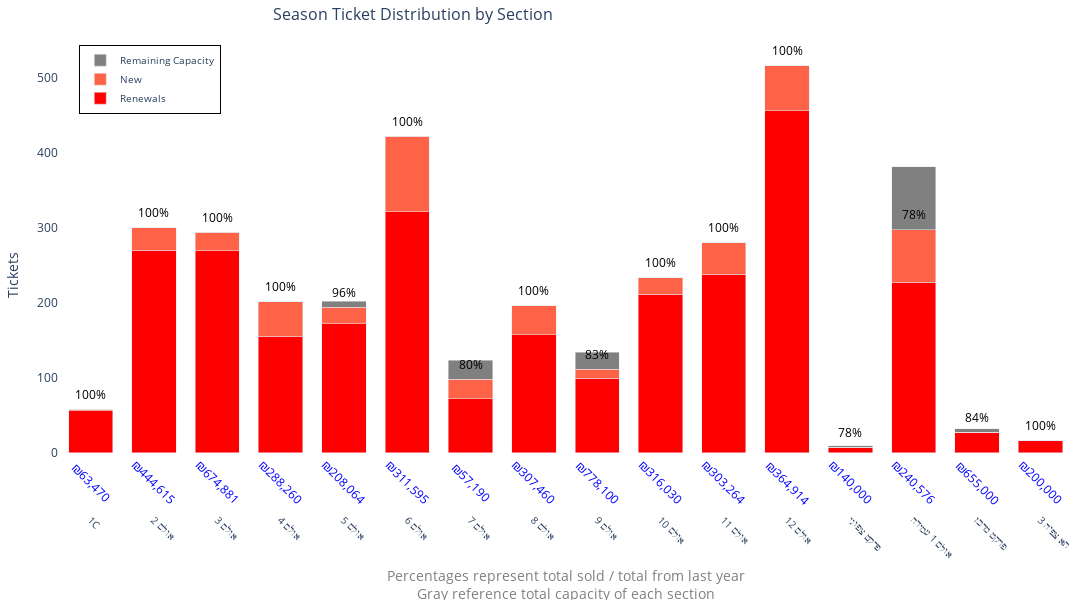

The notebook cell this image was saved under:
### Code cell
def distributed_by_area(perc, presentation_order, st_2425, area_mapper):
    # SMALL CHANGE WITHOUT GALLERIES
    perc = perc[~perc['area'].isin(['גלריה 2', 'גלריה 6', 'Gallery_12'])]
    st_2425 = st_2425[~st_2425['area'].isin(['גלריה 2', 'גלריה 6', 'Gallery_12'])]

    # Prepare last year tickets
    last_year_tickets = (
        st_2425[st_2425['price'] > 0]
        .groupby('area')
        .size()
        .reset_index(name='last_year_tickets')
    )

    # Mark renewals
    perc['is_renew'] = perc['client_number'].isin(st_2425['client_number'])

    # Mark new members
    perc['is_new'] = ~perc['is_renew']

    stats_by_Court = (
        perc.groupby('area')
            .agg(
                Season_Tickets_Renew=('is_renew', 'sum'),
                Season_Tickets_New=('is_new', 'sum'),
                Total_Price=('price', 'sum')
            )
            .reset_index()
    )

    stats_by_Court['area_velocity'] = stats_by_Court[['Season_Tickets_Renew', 'Season_Tickets_New']].sum(axis=1)
    stats_by_Court['presentation_order'] = stats_by_Court['area'].map(presentation_order)
    stats_by_Court = stats_by_Court.sort_values(by='presentation_order')

    # CHANGED FROM LEFT TO INNER JOIN
    stats_by_Court = stats_by_Court.merge(last_year_tickets, on='area', how='inner')
    stats_by_Court = stats_by_Court[stats_by_Court['area_velocity'] > 0]

    stats_by_Court['remaining_capacity'] = stats_by_Court['last_year_tickets'] - stats_by_Court['area_velocity']
    stats_by_Court['fixed_remaining_capacity'] = np.maximum(stats_by_Court['remaining_capacity'], 0)
    stats_by_Court['ratio_capacity'] = stats_by_Court['area_velocity'] / stats_by_Court['last_year_tickets']
    stats_by_Court['ratio_capacity'] = np.minimum(stats_by_Court['ratio_capacity'], 1).fillna(1)
    stats_by_Court['ratio_capacity_percent'] = (stats_by_Court['ratio_capacity'] * 100).round().fillna(0)

    stats_by_Court['total_tickets'] = stats_by_Court['area_velocity'] + stats_by_Court['fixed_remaining_capacity']

    # Map area names back to Hebrew for plot
    reverse_area_mapper = {v: k for k, v in area_mapper.items()}
    stats_by_Court['area_he'] = stats_by_Court['area'].map(reverse_area_mapper).fillna(stats_by_Court['area'])

    # Override specific values
    stats_by_Court.loc[stats_by_Court['area'] == 'Court_1S', 'area_he'] = 'אולם 1 עמידה'
    stats_by_Court.loc[stats_by_Court['area'] == 'Court_1C', 'area_he'] = '1C'

    # Hover texts
    stats_by_Court['Season_Tickets_Renew_hover_text'] = stats_by_Court.apply(lambda x: f"{x['Season_Tickets_Renew']} Tickets<br>({x['Season_Tickets_Renew']/x['total_tickets']:.2%})", axis=1)
    stats_by_Court['Season_Tickets_New_hover_text'] = stats_by_Court.apply(lambda x: f"{x['Season_Tickets_New']} Tickets<br>({x['Season_Tickets_New']/x['total_tickets']:.2%})", axis=1)
    stats_by_Court['remaining_capacity_hover_text'] = stats_by_Court.apply(lambda x: f"{x['fixed_remaining_capacity']} Tickets<br>({x['fixed_remaining_capacity']/x['total_tickets']:.2%})", axis=1)

    # Plot
    fig = go.Figure()

    fig.add_trace(go.Bar(
        x=stats_by_Court['area_he'],
        y=stats_by_Court['Season_Tickets_Renew'],
        name='Renewals',
        marker_color='red',
        hovertext=stats_by_Court['Season_Tickets_Renew_hover_text'],
        hoverinfo='text'
    ))

    fig.add_trace(go.Bar(
        x=stats_by_Court['area_he'],
        y=stats_by_Court['Season_Tickets_New'],
        name='New',
        marker_color='tomato',
        hovertext=stats_by_Court['Season_Tickets_New_hover_text'],
        hoverinfo='text'
    ))

    fig.add_trace(go.Bar(
        x=stats_by_Court['area_he'],
        y=stats_by_Court['fixed_remaining_capacity'],
        name='Remaining Capacity',
        marker_color='grey',
        base=stats_by_Court['area_velocity'],
        hovertext=stats_by_Court['remaining_capacity_hover_text'],
        hoverinfo='text'
    ))

    fig.update_layout(
        title=dict(text='Season Ticket Distribution by Section', font=dict(size=16)),
        xaxis=dict(title='', tickangle=45, title_font=dict(size=14), tickfont=dict(size=10), constrain='domain'),
        yaxis=dict(title='Tickets', title_font=dict(size=14), tickfont=dict(size=12), range=[0, None]),
        barmode='stack',
        bargap=0.3,
        legend=dict(
            x=0.02,  # near the left
            y=0.99,  # top
            bordercolor="Black",
            borderwidth=1,
            font=dict(size=10)
        ),
        margin=dict(l=20, r=20, t=40, b=80),
        width=1200,
        height=600,
        plot_bgcolor='white',
        paper_bgcolor='white',
        title_x=0.25
    )

    # % sold annotations
    for area_he, pct, y1, y2 in zip(stats_by_Court['area_he'], stats_by_Court['ratio_capacity_percent'],
                                    stats_by_Court['Season_Tickets_Renew'], stats_by_Court['Season_Tickets_New']):
        total_height = y1 + y2
        fig.add_annotation(
            x=area_he,
            y=total_height + 20,
            text=f"{int(pct)}%",
            showarrow=False,
            font=dict(size=12, color="black"),
            align='center'
        )

    # ₪ revenue annotations
    for area_he, revenue in zip(stats_by_Court['area_he'], stats_by_Court['Total_Price']):
        fig.add_annotation(
            x=area_he,
            y=0,
            text=f"₪{int(revenue):,}",
            showarrow=False,
            yshift=-30,
            font=dict(size=12, color="blue"),
            textangle=45
        )

    fig.add_annotation(
        text="Percentages represent total sold / total from last year<br>Gray reference total capacity of each section",
        xref="paper", yref="paper", x=0.5, y=-0.2,
        showarrow=False, font=dict(size=14, color="grey"), align="center"
    )

    fig.show()

    return stats_by_Court

# Example usage
distributed_by_area(perc, presentation_order, st_2425, area_mapper)

### Figure 1 — Plotly figure (JSON) as saved in the notebook; plotly's stock layout.template omitted (floating-point values rounded to 4 significant figures)
{"data": [{"hoverinfo": "text", "hovertext": ["56 Tickets<br>(96.55%)", "270 Tickets<br>(90.00%)", "269 Tickets<br>(91.50%)", "155 Tickets<br>(77.11%)", "172 Tickets<br>(85.15%)", "321 Tickets<br>(76.07%)", "72 Tickets<br>(58.54%)", "157 Tickets<br>(80.10%)", "99 Tickets<br>(73.88%)", "211 Tickets<br>(90.56%)", "238 Tickets<br>(85.00%)", "456 Tickets<br>(88.37%)", "7 Tickets<br>(77.78%)", "227 Tickets<br>(59.58%)", "27 Tickets<br>(84.38%)", "16 Tickets<br>(100.00%)"], "marker": {"color": "red"}, "name": "Renewals", "type": "bar", "x": ["1C", "אולם 2", "אולם 3", "אולם 4", "אולם 5", "אולם 6", "אולם 7", "אולם 8", "אולם 9", "אולם 10", "אולם 11", "12 אולם", "פרקט צפוני", "אולם 1 עמידה ", "פרקט מרכז", "תא צפיה 3"], "y": [56, 270, 269, 155, 172, 321, 72, 157, 99, 211, 238, 456, 7, 227, 27, 16]}, {"hoverinfo": "text", "hovertext": ["2 Tickets<br>(3.45%)", "30 Tickets<br>(10.00%)", "25 Tickets<br>(8.50%)", "46 Tickets<br>(22.89%)", "22 Tickets<br>(10.89%)", "101 Tickets<br>(23.93%)", "26 Tickets<br>(21.14%)", "39 Tickets<br>(19.90%)", "12 Tickets<br>(8.96%)", "22 Tickets<br>(9.44%)", "42 Tickets<br>(15.00%)", "60 Tickets<br>(11.63%)", "0 Tickets<br>(0.00%)", "70 Tickets<br>(18.37%)", "0 Tickets<br>(0.00%)", "0 Tickets<br>(0.00%)"], "marker": {"color": "tomato"}, "name": "New", "type": "bar", "x": ["1C", "אולם 2", "אולם 3", "אולם 4", "אולם 5", "אולם 6", "אולם 7", "אולם 8", "אולם 9", "אולם 10", "אולם 11", "12 אולם", "פרקט צפוני", "אולם 1 עמידה ", "פרקט מרכז", "תא צפיה 3"], "y": [2, 30, 25, 46, 22, 101, 26, 39, 12, 22, 42, 60, 0, 70, 0, 0]}, {"base": [58, 300, 294, 201, 194, 422, 98, 196, 111, 233, 280, 516, 7, 297, 27, 16], "hoverinfo": "text", "hovertext": ["0 Tickets<br>(0.00%)", "0 Tickets<br>(0.00%)", "0 Tickets<br>(0.00%)", "0 Tickets<br>(0.00%)", "8 Tickets<br>(3.96%)", "0 Tickets<br>(0.00%)", "25 Tickets<br>(20.33%)", "0 Tickets<br>(0.00%)", "23 Tickets<br>(17.16%)", "0 Tickets<br>(0.00%)", "0 Tickets<br>(0.00%)", "0 Tickets<br>(0.00%)", "2 Tickets<br>(22.22%)", "84 Tickets<br>(22.05%)", "5 Tickets<br>(15.62%)", "0 Tickets<br>(0.00%)"], "marker": {"color": "grey"}, "name": "Remaining Capacity", "type": "bar", "x": ["1C", "אולם 2", "אולם 3", "אולם 4", "אולם 5", "אולם 6", "אולם 7", "אולם 8", "אולם 9", "אולם 10", "אולם 11", "12 אולם", "פרקט צפוני", "אולם 1 עמידה ", "פרקט מרכז", "תא צפיה 3"], "y": [0, 0, 0, 0, 8, 0, 25, 0, 23, 0, 0, 0, 2, 84, 5, 0]}], "layout": {"annotations": [{"align": "center", "font": {"color": "black", "size": 12}, "showarrow": false, "text": "100%", "x": "1C", "y": 78}, {"align": "center", "font": {"color": "black", "size": 12}, "showarrow": false, "text": "100%", "x": "אולם 2", "y": 320}, {"align": "center", "font": {"color": "black", "size": 12}, "showarrow": false, "text": "100%", "x": "אולם 3", "y": 314}, {"align": "center", "font": {"color": "black", "size": 12}, "showarrow": false, "text": "100%", "x": "אולם 4", "y": 221}, {"align": "center", "font": {"color": "black", "size": 12}, "showarrow": false, "text": "96%", "x": "אולם 5", "y": 214}, {"align": "center", "font": {"color": "black", "size": 12}, "showarrow": false, "text": "100%", "x": "אולם 6", "y": 442}, {"align": "center", "font": {"color": "black", "size": 12}, "showarrow": false, "text": "80%", "x": "אולם 7", "y": 118}, {"align": "center", "font": {"color": "black", "size": 12}, "showarrow": false, "text": "100%", "x": "אולם 8", "y": 216}, {"align": "center", "font": {"color": "black", "size": 12}, "showarrow": false, "text": "83%", "x": "אולם 9", "y": 131}, {"align": "center", "font": {"color": "black", "size": 12}, "showarrow": false, "text": "100%", "x": "אולם 10", "y": 253}, {"align": "center", "font": {"color": "black", "size": 12}, "showarrow": false, "text": "100%", "x": "אולם 11", "y": 300}, {"align": "center", "font": {"color": "black", "size": 12}, "showarrow": false, "text": "100%", "x": "12 אולם", "y": 536}, {"align": "center", "font": {"color": "black", "size": 12}, "showarrow": false, "text": "78%", "x": "פרקט צפוני", "y": 27}, {"align": "center", "font": {"color": "black", "size": 12}, "showarrow": false, "text": "78%", "x": "אולם 1 עמידה ", "y": 317}, {"align": "center", "font": {"color": "black", "size": 12}, "showarrow": false, "text": "84%", "x": "פרקט מרכז", "y": 47}, {"align": "center", "font": {"color": "black", "size": 12}, "showarrow": false, "text": "100%", "x": "תא צפיה 3", "y": 36}, {"font": {"color": "blue", "size": 12}, "showarrow": false, "text": "₪63,470", "textangle": 45, "x": "1C", "y": 0, "yshift": -30}, {"font": {"color": "blue", "size": 12}, "showarrow": false, "text": "₪444,615", "textangle": 45, "x": "אולם 2", "y": 0, "yshift": -30}, {"font": {"color": "blue", "size": 12}, "showarrow": false, "text": "₪674,881", "textangle": 45, "x": "אולם 3", "y": 0, "yshift": -30}, {"font": {"color": "blue", "size": 12}, "showarrow": false, "text": "₪288,260", "textangle": 45, "x": "אולם 4", "y": 0, "yshift": -30}, {"font": {"color": "blue", "size": 12}, "showarrow": false, "text": "₪208,064", "textangle": 45, "x": "אולם 5", "y": 0, "yshift": -30}, {"font": {"color": "blue", "size": 12}, "showarrow": false, "text": "₪311,595", "textangle": 45, "x": "אולם 6", "y": 0, "yshift": -30}, {"font": {"color": "blue", "size": 12}, "showarrow": false, "text": "₪57,190", "textangle": 45, "x": "אולם 7", "y": 0, "yshift": -30}, {"font": {"color": "blue", "size": 12}, "showarrow": false, "text": "₪307,460", "textangle": 45, "x": "אולם 8", "y": 0, "yshift": -30}, {"font": {"color": "blue", "size": 12}, "showarrow": false, "text": "₪778,100", "textangle": 45, "x": "אולם 9", "y": 0, "yshift": -30}, {"font": {"color": "blue", "size": 12}, "showarrow": false, "text": "₪316,030", "textangle": 45, "x": "אולם 10", "y": 0, "yshift": -30}, {"font": {"color": "blue", "size": 12}, "showarrow": false, "text": "₪303,264", "textangle": 45, "x": "אולם 11", "y": 0, "yshift": -30}, {"font": {"color": "blue", "size": 12}, "showarrow": false, "text": "₪364,914", "textangle": 45, "x": "12 אולם", "y": 0, "yshift": -30}, {"font": {"color": "blue", "size": 12}, "showarrow": false, "text": "₪140,000", "textangle": 45, "x": "פרקט צפוני", "y": 0, "yshift": -30}, {"font": {"color": "blue", "size": 12}, "showarrow": false, "text": "₪240,576", "textangle": 45, "x": "אולם 1 עמידה ", "y": 0, "yshift": -30}, {"font": {"color": "blue", "size": 12}, "showarrow": false, "text": "₪655,000", "textangle": 45, "x": "פרקט מרכז", "y": 0, "yshift": -30}, {"font": {"color": "blue", "size": 12}, "showarrow": false, "text": "₪200,000", "textangle": 45, "x": "תא צפיה 3", "y": 0, "yshift": -30}, {"align": "center", "font": {"color": "grey", "size": 14}, "showarrow": false, "text": "Percentages represent total sold / total from last year<br>Gray reference total capacity of each section", "x": 0.5, "xref": "paper", "y": -0.2, "yref": "paper"}], "bargap": 0.3, "barmode": "stack", "height": 600, "legend": {"bordercolor": "Black", "borderwidth": 1, "font": {"size": 10}, "x": 0.02, "y": 0.99}, "margin": {"b": 80, "l": 20, "r": 20, "t": 40}, "paper_bgcolor": "white", "plot_bgcolor": "white", "title": {"font": {"size": 16}, "text": "Season Ticket Distribution by Section", "x": 0.25}, "width": 1200, "xaxis": {"constrain": "domain", "tickangle": 45, "tickfont": {"size": 10}, "title": {"font": {"size": 14}, "text": ""}}, "yaxis": {"range": [0, null], "tickfont": {"size": 12}, "title": {"font": {"size": 14}, "text": "Tickets"}}}}
